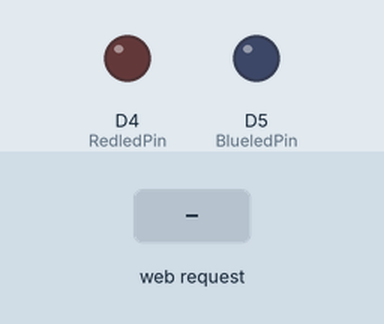
Simulated run of this sketch. Board: ESP8266 (NodeMCU). Shown: output pins drawn as LEDs (lit = HIGH). Inputs (shaded band) come from the test bench. WiFi joins after 1.5 s; servers stay silent unless stated; what the sketch prints to the serial monitor is not drawn.

Above: at 2.8 s.
2.9 s: HTTP request GET /RedLED=ON received
At 3.9 s:
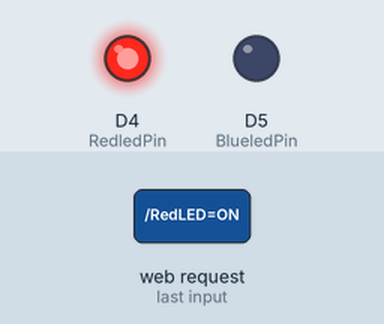
4.4 s: HTTP request GET /BlueLED=ON received
At 5.0 s:
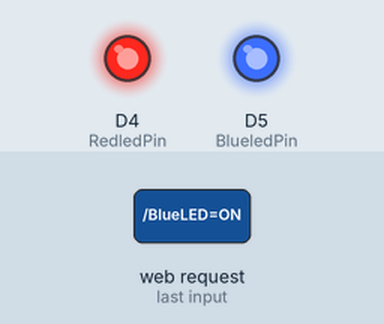
5.9 s: HTTP request GET /RedLED=OFF received
At 7.3 s:
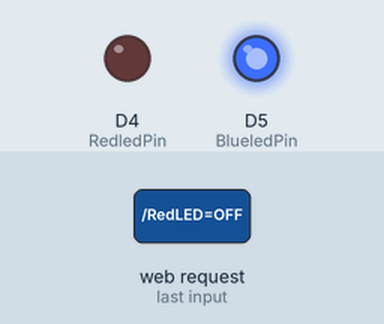
Timing chart, 0 to 8.9 s (numbered marks = the images above; inputs shaded):
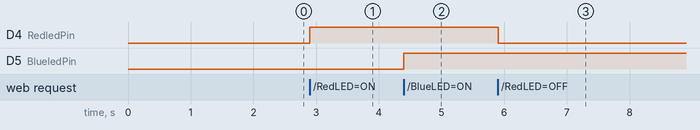

The sketch:

LED_Click.ino
```cpp
#include <ESP8266WiFi.h>
// 와이파이 공유기의 SSID
const char* ssid = "U+Net99D7";
// 와이파이 공유기의 접속 비밀번호
const char* password = "0138011185";

int RedledPin = D4;// GPIO2 or D4
int BlueledPin = D5;
WiFiServer server(80);   // 웹서버용 포트 번호

void setup() {
  Serial.begin(9600);
  delay(100);
  pinMode(RedledPin, OUTPUT);
  digitalWrite(RedledPin, LOW);

  pinMode(BlueledPin, OUTPUT);
  digitalWrite(BlueledPin, LOW);

  // 와이파이 네트워크에 접속
  Serial.println();
  Serial.print("Connecting to ");
  Serial.println(ssid);
  WiFi.begin(ssid, password);

  while(WiFi.status() != WL_CONNECTED) {
    delay(500);
    Serial.print(".");
  }
  Serial.println();
  Serial.println("WiFi connected!!");

  // 웹서버 개시
  server.begin();
  Serial.println("Server started");

  // 접속할 IP 주소 표시
  Serial.print("Use this URL to connect: ");
  Serial.print("http://");
  Serial.print(WiFi.localIP());
  Serial.println("/");
  Serial.println("");
}

void loop() {
// 클라이언트가 접속되었는지 확인
  WiFiClient client = server.available();
  if(!client) {
    return;
  }

  // 클라이언트가 데이터를 보낼 때까지 기다림
  Serial.println("new client");
  while(!client.available()) {
    delay(1);
  }

  // request의 첫번째 줄을 읽어들임 : GET / HTTP/1.1
  String request = client.readStringUntil('\r');
  Serial.print("request : ");
  Serial.println(request);
  client.flush();

  // request에 따른 LED 제어
  // request.indexOf는 "/LED=ON" 혹은 "/LED=OFF" 문자열이 있는지 찾고
  // 찾는 문자열이 있으면 문자열을 return하고, 없으면 -1을 return 한다.
  int value = LOW;
  if(request.indexOf("/RedLED=ON") != -1) {
    digitalWrite(RedledPin, HIGH);
    value = HIGH;
  }
  if(request.indexOf("/RedLED=OFF") != -1) {
    digitalWrite(RedledPin, LOW);
    value = LOW;
  }

  if(request.indexOf("/BlueLED=ON") != -1) {
    digitalWrite(BlueledPin, HIGH);
    value = HIGH;
  }
  if(request.indexOf("/BlueLED=OFF") != -1) {
    digitalWrite(BlueledPin, LOW);
    value = LOW;
  }

  // 클라이언트 request에 대한 응답 메시지
  client.println("HTTP/1.1 200 OK");
  client.println("Content-Type: text/html");
  client.println("");
  client.println("<!DOCTYPE HTML>");
  client.println("<html>");
  client.println("LED is turned ");

  if(value)
    client.print("On");
  else
    client.print("Off");

  client.println("<br><br>");
  client.println("<a href=\"/RedLED=ON\"\"><button>Red Turn On</button></a>");
  client.println("<a href=\"/RedLED=OFF\"\"><button>Red Turn Off</button></a>");
    client.println("<br><br>");
  client.println("<a href=\"/BlueLED=ON\"\"><button>Blue Turn On</button></a>");
  client.println("<a href=\"/BlueLED=OFF\"\"><button>Blue Turn Off</button></a>");
  client.println("</html>");

  delay(1);
  Serial.println("Client disconnected!!");
  Serial.println();
}
```

Measured:
- after the input at 2.9 s, D4 (RedledPin): LOW → HIGH at once
- after the input at 4.4 s, D5 (BlueledPin): LOW → HIGH at once
- after the input at 5.9 s, D4 (RedledPin): HIGH → LOW at once
